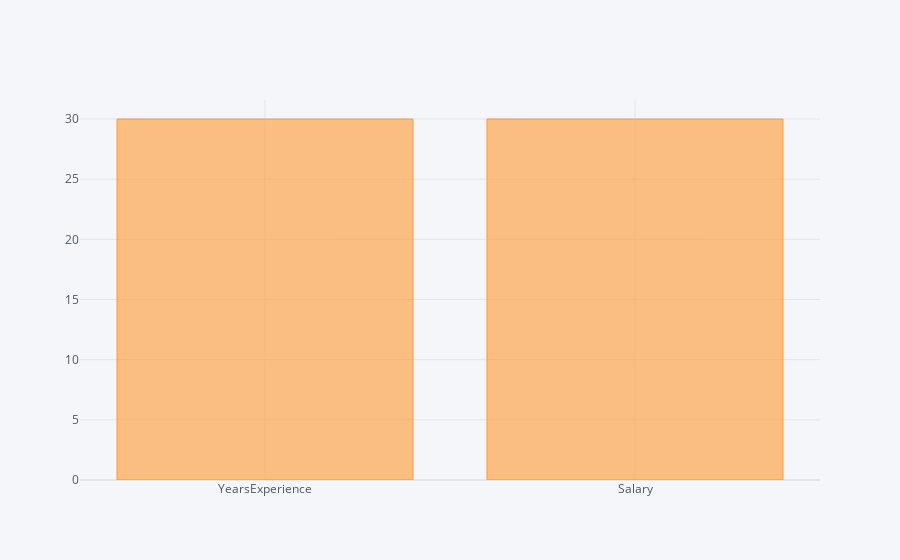

Source (notebook cell):
### Code cell
df.count().iplot(kind= "bar")

### Figure 1 — Plotly figure (JSON) as saved in the notebook; plotly's stock layout.template omitted (floating-point values rounded to 4 significant figures)
{"data": [{"marker": {"color": "rgba(255, 153, 51, 0.6)", "line": {"color": "rgba(255, 153, 51, 1.0)", "width": 1}}, "name": "None", "orientation": "v", "text": "", "type": "bar", "x": ["YearsExperience", "Salary"], "y": [30, 30]}], "layout": {"legend": {"bgcolor": "#F5F6F9", "font": {"color": "#4D5663"}}, "paper_bgcolor": "#F5F6F9", "plot_bgcolor": "#F5F6F9", "title": {"font": {"color": "#4D5663"}}, "xaxis": {"gridcolor": "#E1E5ED", "showgrid": true, "tickfont": {"color": "#4D5663"}, "title": {"font": {"color": "#4D5663"}, "text": ""}, "zerolinecolor": "#E1E5ED"}, "yaxis": {"gridcolor": "#E1E5ED", "showgrid": true, "tickfont": {"color": "#4D5663"}, "title": {"font": {"color": "#4D5663"}, "text": ""}, "zerolinecolor": "#E1E5ED"}}}
